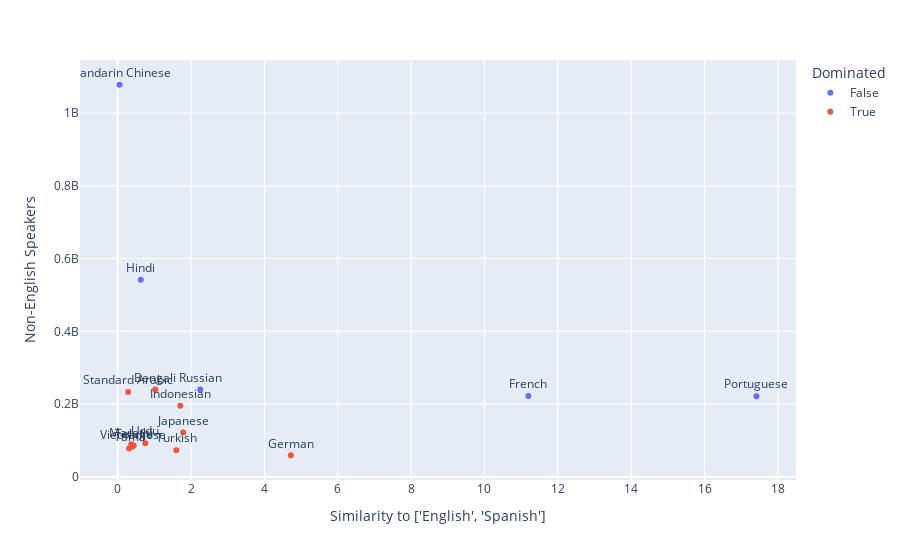

The code cell stored with this chart in its notebook:
### Code cell
fig = px.scatter(
    candidate_df,
    x=f"Similarity to {known_langs}",
    y="Non-English Speakers",
    hover_data=["Language"],
    color="Dominated",
    text="Language"
).update_traces(
    textposition="top center"
)
fig.show()

### Figure 1 — Plotly figure (JSON) as saved in the notebook; plotly's stock layout.template omitted (floating-point values rounded to 4 significant figures)
{"data": [{"customdata": [["Mandarin Chinese"], ["Hindi"], ["French"], ["Russian"], ["Portuguese"]], "hovertemplate": "Dominated=False<br>Similarity to ['English', 'Spanish']=%{x}<br>Non-English Speakers=%{y}<br>Language=%{customdata[0]}<extra></extra>", "legendgroup": "False", "marker": {"color": "#636efa", "symbol": "circle"}, "mode": "markers+text", "name": "False", "orientation": "v", "showlegend": true, "text": ["Mandarin Chinese", "Hindi", "French", "Russian", "Portuguese"], "textposition": "top center", "type": "scatter", "x": [0.051, 0.629, 11.2, 2.252, 17.41], "xaxis": "x", "y": [1078000000, 541980000, 222021000, 240100000.0, 221622000], "yaxis": "y"}, {"customdata": [["Standard Arabic"], ["Bengali"], ["Urdu"], ["Indonesian"], ["German"], ["Japanese"], ["Marathi"], ["Telugu"], ["Turkish"], ["Tamil"], ["Vietnamese"]], "hovertemplate": "Dominated=True<br>Similarity to ['English', 'Spanish']=%{x}<br>Non-English Speakers=%{y}<br>Language=%{customdata[0]}<extra></extra>", "legendgroup": "True", "marker": {"color": "#EF553B", "symbol": "circle"}, "mode": "markers+text", "name": "True", "orientation": "v", "showlegend": true, "text": ["Standard Arabic", "Bengali", "Urdu", "Indonesian", "German", "Japanese", "Marathi", "Telugu", "Turkish", "Tamil", "Vietnamese"], "textposition": "top center", "type": "scatter", "x": [0.284, 1.025, 0.752, 1.707, 4.72, 1.786, 0.369, 0.439, 1.599, 0.311, 0.406], "xaxis": "x", "y": [232900000, 239976000, 92520000, 195020000, 59220000.0, 121638000, 89190000, 86130000, 73123000, 77760000, 83594000], "yaxis": "y"}], "layout": {"legend": {"title": {"text": "Dominated"}, "tracegroupgap": 0}, "margin": {"t": 60}, "xaxis": {"anchor": "y", "domain": [0, 1], "title": {"text": "Similarity to ['English', 'Spanish']"}}, "yaxis": {"anchor": "x", "domain": [0, 1], "title": {"text": "Non-English Speakers"}}}}
